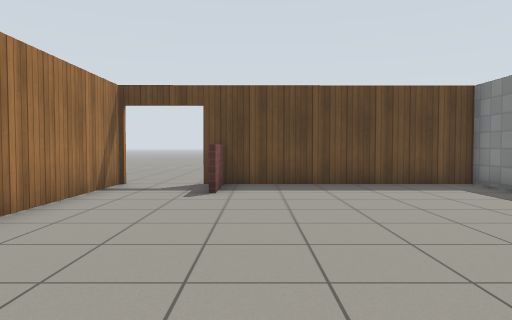
View 1 (above)

16 first-person views from a walk through a Gazebo world. The camera is 0.94 m above the floor, tilts 2° down and sees 70° across. The floor is counted in squares, 1 m on a side. Each view is taken from the middle of a square. On the plan, view 1 faces up. The plan holds only what a view shows up to about 13 squares ahead; the rest is blank. Simple patterns stand in for the simulator's built-in surfaces.

View 2
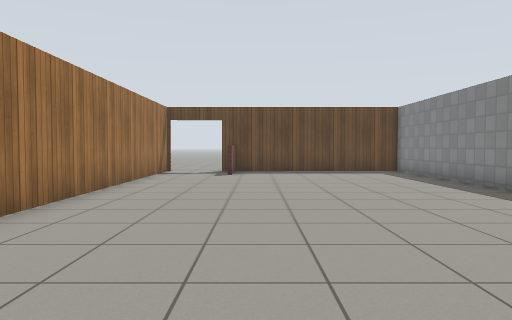

View 3
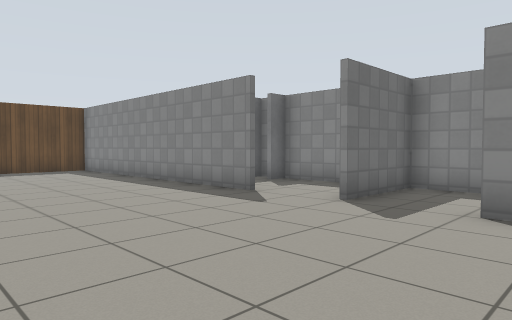

View 4
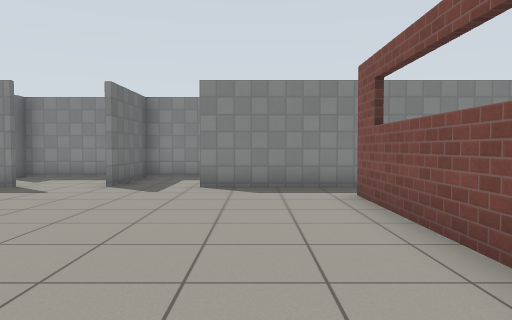

View 5
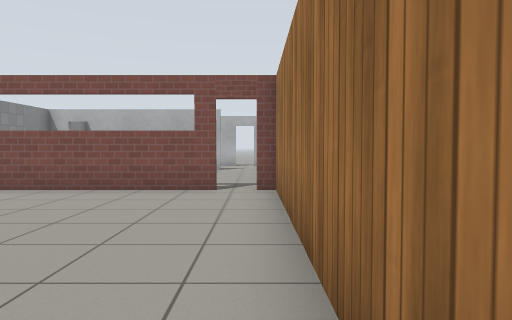

View 6
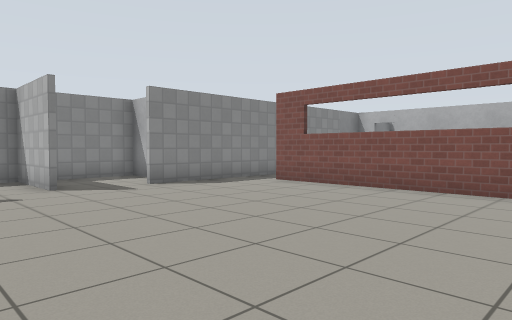

View 7
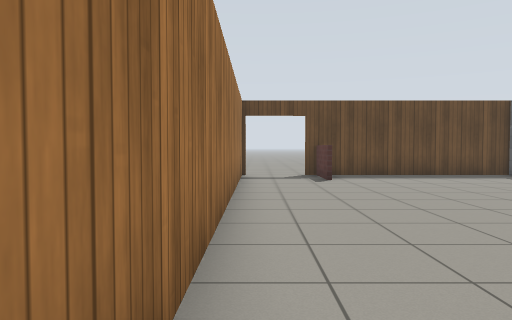

View 8
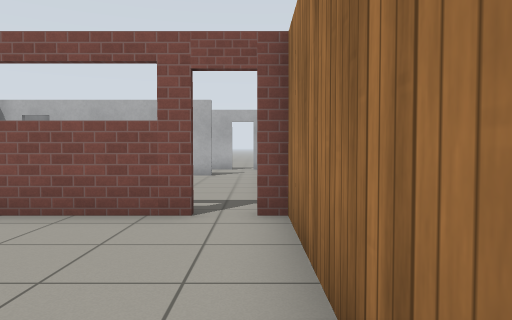

View 9
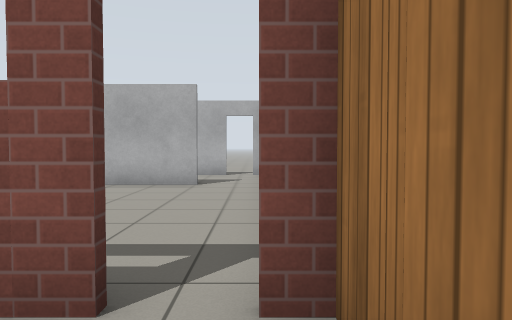

View 10
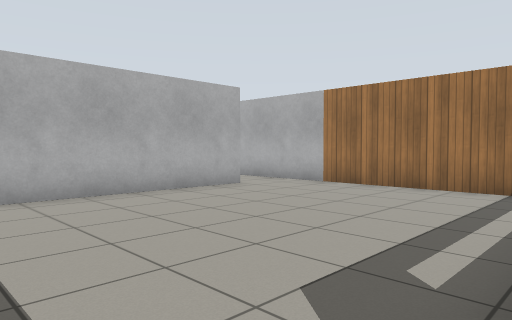

View 11
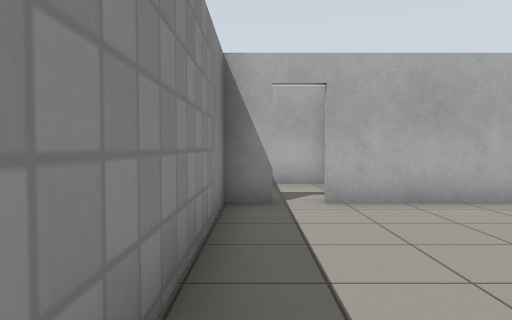

View 12
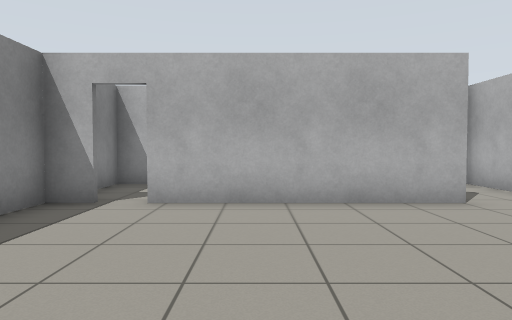

View 13
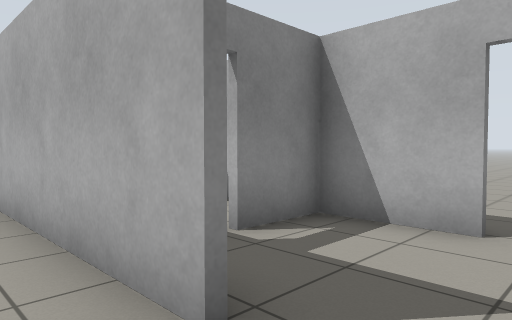

View 14
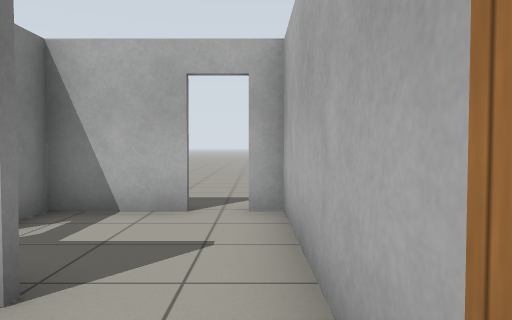

View 15
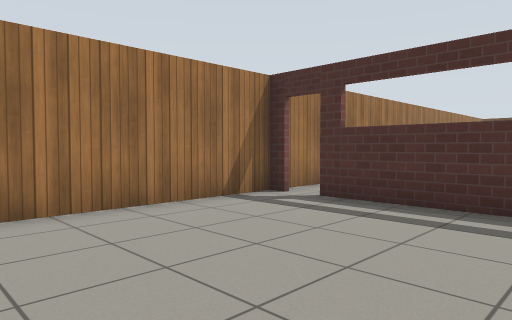

View 16
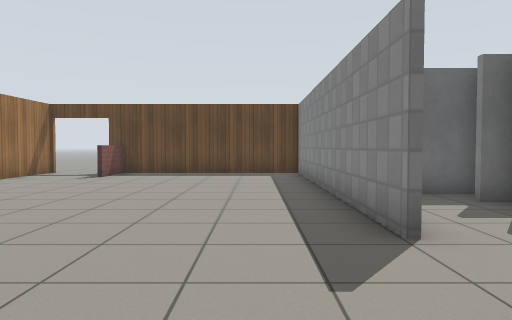

### Floor plan
Points are (right, up) in squares from view 1. A wall is a line through its corners. A room is listed if a view was taken in it or the views show most of it. See-through windows are left out.
Room 1 (views 1, 2, 3, 4, 5, 6, 7, 8, 9, 16)
walls: (5.5, -0.4) (5.5, 9.3) (-1.4, 9.3); (5.6, -2.4) (6.6, -2.4); (8.5, -2.6) (5.6, -2.6); (-2.1, -8) (4.3, -8); (5.5, -7.6) (5.5, -4.6); (8.5, -5.7) (8.5, -3); (-3.5, 9.5) (-3.4, -8) (-3, -8)
low walls: (-1, 7.4) (-1, 9.2); (-0.8, 9.2) (-0.8, 7.4)
ways out: opening at (5, -8) to room 2; open door at (-2.5, -8) to room 2; opening at (6, -1.5) to room 3; open door at (-2.5, 9)
Room 2 (views 10, 11, 12, 13, 14, 15)
walls: (1, -8.1) (-2.1, -8.1); (-1.6, -15.1) (3.9, -15.1); (4.6, -15.1) (5.5, -15.1) (5.5, -7.6); (-3, -8.1) (-3.4, -8.1) (-3.4, -18.3) (-2.9, -18.3); (-2.1, -18.3) (0, -18.3) (0, -16.8)
ways out: opening at (5, -8) to room 1; open door at (-2.5, -8) to room 1; open door at (-2.5, -18); open door at (0, -16.5); open door at (4, -15)
Room 3 (no view inside)
walls: (6.6, -2.4) (8.5, -2.4); (8.5, -3) (8.5, 1.2); (8.4, 3.3) (7.2, 3.3)
ways out: opening at (6, -1.5) to room 1

Positions as (right, up) in squares from view 1, and headings:
1: (0, 0), facing up
2: (0, -5), facing up
3: (0, -6), facing up-right
4: (-3, -6), facing right
5: (-3, 0), facing down
6: (-3, 0), facing down-right
7: (-3, -3), facing up
8: (-3, -3), facing down
9: (-3, -6), facing down
10: (5, -8), facing down-left
11: (5, -9), facing down
12: (2, -9), facing down
13: (-3, -14), facing down-right
14: (-3, -13), facing down
15: (2, -14), facing up-left
16: (4, -4), facing up
